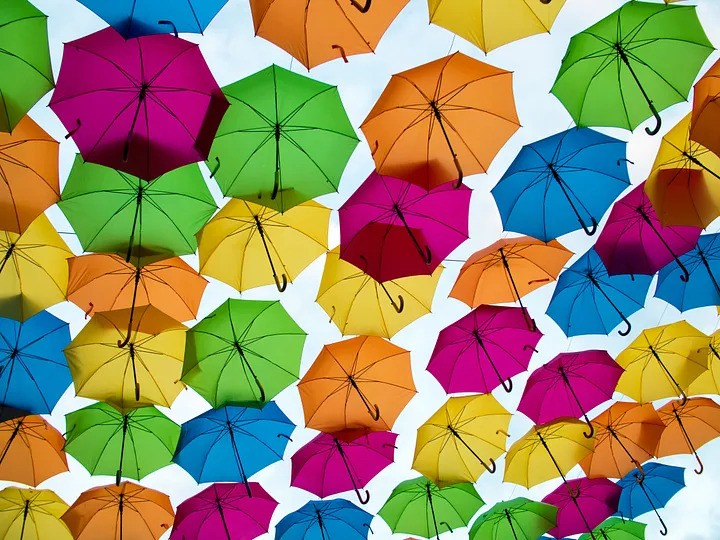
#> input picture DATA/colors.jpg, 720 x 540 px
$ jupyter execute 2-image_processing.ipynb
#> lines starting #> are read from the running program, lines starting #| are printed output that depends on the picture; after the words box and inside, x2 and y2 are one past the last pixel; in counts of white or black regions, pixels touching at a corner belong together; long printed decimals are rounded
### Translation

[cell 1]
import cv2 as cv
import numpy as np

[cell 2]
image = cv.imread("../DATA/colors.jpg")
#> image is the input picture: shape (540, 720, 3); mean B, G, R 102.9, 138.4, 152.2
cv.imshow("Original", image)
cv.waitKey(0)

[cell 3]
M = np.float32([
  [1, 0, 25],
  [0, 1, 50]
])

shifted = cv.warpAffine(image, M, (image.shape[1], image.shape[0]))
cv.imshow("Shifted down and right", shifted)
cv.waitKey(0)

[cell 4]
M = np.float32([
  [1, 0, -25],
  [0, 1, -50]
])

shifted = cv.warpAffine(image, M, (image.shape[1], image.shape[0]))
cv.imshow("Shifted up and left", shifted)
cv.waitKey(0)

[cell 5]
def translate_image(image, x, y):
#> called with x = -50, y = 90
  M = np.float32([[1, 0, x], [0, 1, y]])
  shifted = cv.warpAffine(image, M, (image.shape[1], image.shape[0]))
  return shifted

[cell 6]
shifted = translate_image(image, -50, 90)
cv.imshow("Shifted", shifted)
cv.waitKey(0)

[cell 7]
cv.destroyAllWindows()

### Rotation

[cell 8]
image.shape
#> Out = (540, 720, 3)

[cell 9]
(h, w) = image.shape[:2]
#> h = 540; w = 720
center = w//2 , h//2
#> center = (360, 270)
M = cv.getRotationMatrix2D(center, 45, .5)
rotated = cv.warpAffine(image, M, (w, h))
cv.imshow("Rotated by 45 degress", rotated)
cv.waitKey(0)

[cell 10]
# function rotation
def rotate_image(image, angle, scale):
#> called with angle = 45, scale = 0.5
  (h, w) = image.shape[:2]
#> h = 540; w = 720
  center = w//2 , h//2
#> center = (360, 270)
  M = cv.getRotationMatrix2D(center, angle, scale)
  rotated = cv.warpAffine(image, M, (w, h))
  return rotated

[cell 11]
rotated = rotate_image(image, 45, .5)
cv.imshow("Rotated by 45 degress", rotated)
cv.waitKey(0)

### Resizing

[cell 12]
h = image.shape[0]
w = image.shape[1]
r = 50.0 / h
#> r = 0.0926
print(r)
#| 0.09259
dim = (int(w*r), 50) # (h,w)
#> dim = (66, 50)
resized = cv.resize(image, dim, interpolation=cv.INTER_AREA)
cv.imshow("Resized (Height)", resized)
cv.waitKey(0)

[cell 13]
import imutils

[cell 14]
resized = imutils.resize(image, width = 100)
#> resized: shape (75, 100, 3)
cv.imshow("Resized with Imtuils", resized)
cv.waitKey(0)

### Flipping

[cell 15]
flipped = cv.flip(image, 1)
cv.imshow("Flip horizontaly", flipped)
cv.waitKey(0)

[cell 16]
flipped = cv.flip(image, 0)
cv.imshow("Flip vertically", flipped)
cv.waitKey(0)

[cell 17]
flipped = cv.flip(image, -1)
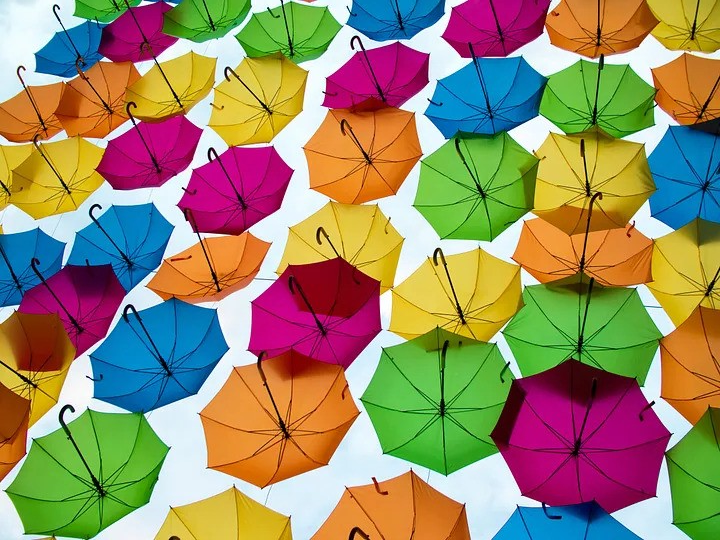
#> flipped: shape (540, 720, 3); mean B, G, R 102.9, 138.4, 152.2
cv.imshow("Flip horizontaly and vertically", flipped)
cv.waitKey(0)

### Cropping

[cell 18]
cropped = image[30:120, 240:335]
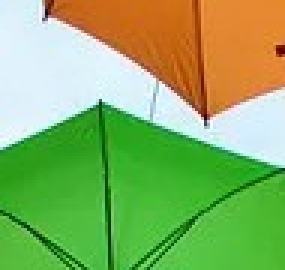
#> cropped: shape (90, 95, 3) (shown 3 times larger); mean B, G, R 98.6, 177.3, 136.8
cv.imshow("Cropped", cropped)
cv.waitKey(0)

### Arithmetics

[cell 19]
M = np.ones(image.shape, dtype="uint8") * 50
substracted = cv.subtract(image, M)
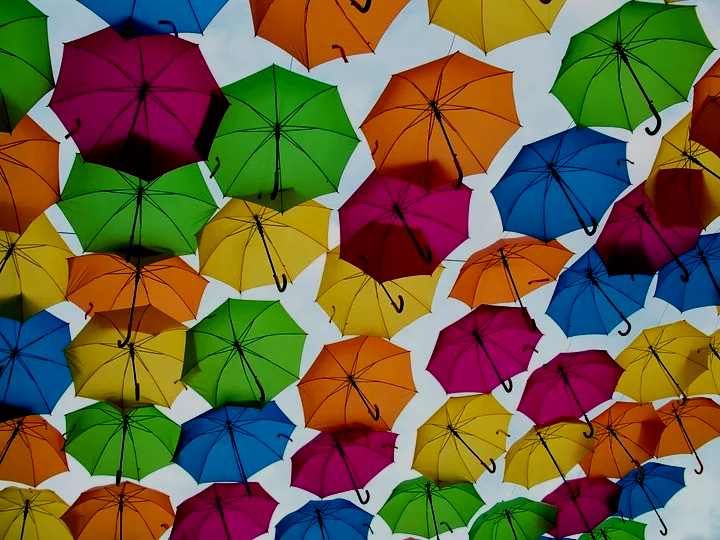
#> substracted: shape (540, 720, 3); mean B, G, R 61.9, 96.3, 107.8
cv.imshow("Subtracted", substracted)
cv.waitKey(0)

[cell 20]
rectangle = np.zeros((300, 300), dtype="uint8")
cv.rectangle(rectangle, (25, 25), (275, 275), 255, -1)
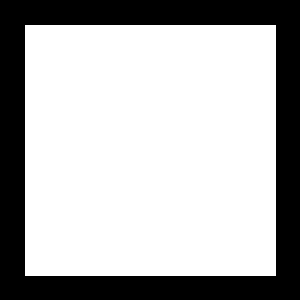
#> rectangle: shape (300, 300); 70% white; 1 black region, box (x1, y1, x2, y2) and area: (0, 0, 300, 300) 26999
cv.imshow("Rectangle", rectangle)

circle = np.zeros((300, 300), dtype="uint8")
cv.circle(circle, (150, 150), 150 , 255, -1)
#> circle: shape (300, 300); 78.5% white; 4 black regions, box (x1, y1, x2, y2) and area: (0, 0, 150, 150) 4980, (151, 0, 300, 133) 4830, (0, 151, 133, 300) 4830, (168, 168, 300, 300) 4681
cv.imshow("Circle", circle)

cv.waitKey(0)

### Bitwise Operations

[cell 21]
bitwiseAnd = cv.bitwise_and(rectangle, circle)
cv.imshow("And", bitwiseAnd)
cv.waitKey(0)

[cell 22]
"""

rectangle = [1, 1, 0]
circle = [0, 1, 1]
and = [0, 1, 0]

"""

[cell 23]
bitwiseOr = cv.bitwise_or(rectangle, circle)
cv.imshow("Or", bitwiseOr)
cv.waitKey(0)

[cell 24]
bitwiseXOr = cv.bitwise_xor(rectangle, circle)
cv.imshow("XOr", bitwiseXOr)
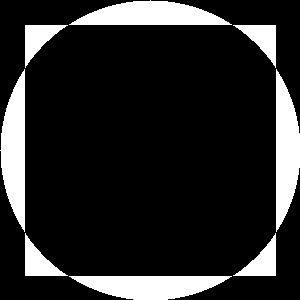
#> window 'XOr': shape (300, 300); 15.7% white; 8 white regions, largest, box (x1, y1, x2, y2) and area: (69, 0, 232, 25) 2729, (0, 69, 25, 232) 2729, (276, 69, 300, 232) 2728
cv.waitKey(0)

[cell 25]
bitwiseNot = cv.bitwise_not(rectangle, circle)
cv.imshow("Not", bitwiseNot)
cv.waitKey(0)

### Masking

[cell 26]
mask = np.zeros(image.shape[:2], dtype="uint8")
(cX, cY) = image.shape[1] // 2, image.shape[0] // 2
#> cX = 360
cv.rectangle(mask, (cX - 75, cY - 75), (cX + 75, cY + 75), 255, -1)
#> mask: shape (540, 720); 5.9% white; 1 white region, box (x1, y1, x2, y2) and area: (285, 195, 436, 346) 22801
cv.imshow("Mask", mask)
cv.waitKey(0)

[cell 27]
masked_image = cv.bitwise_and(image, image, mask=mask)
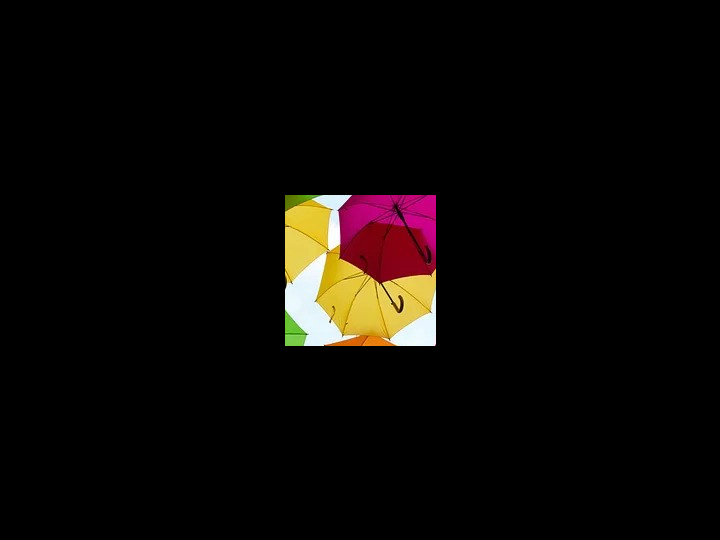
#> masked_image: shape (540, 720, 3); mean B, G, R 5.7, 8.1, 11.4
cv.imshow("Masked image", masked_image)
cv.waitKey(0)

### Color Spaces

[cell 28]
gray = cv.cvtColor(image, cv.COLOR_BGR2GRAY)
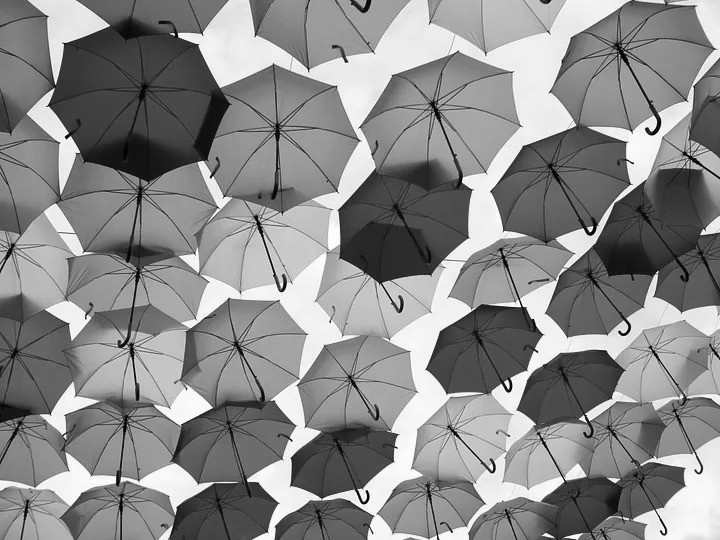
#> gray: shape (540, 720); min 0, max 255, mean 138.5
cv.imshow("Gray", gray)

hsv = cv.cvtColor(image, cv.COLOR_BGR2HSV)
#> hsv: shape (540, 720, 3); mean H, S, V 71.6, 179.2, 191.1
cv.imshow("HSV", hsv)

lab = cv.cvtColor(image, cv.COLOR_BGR2LAB)
#> lab: shape (540, 720, 3); mean of channels 0, 1, 2 156.2, 132.7, 151.2
cv.imshow("L*a*b*", lab)

cv.waitKey(0)

### Histograms

[cell 29]
import matplotlib.pyplot as plt
image = cv.imread("../DATA/grayscale_image.jpg")
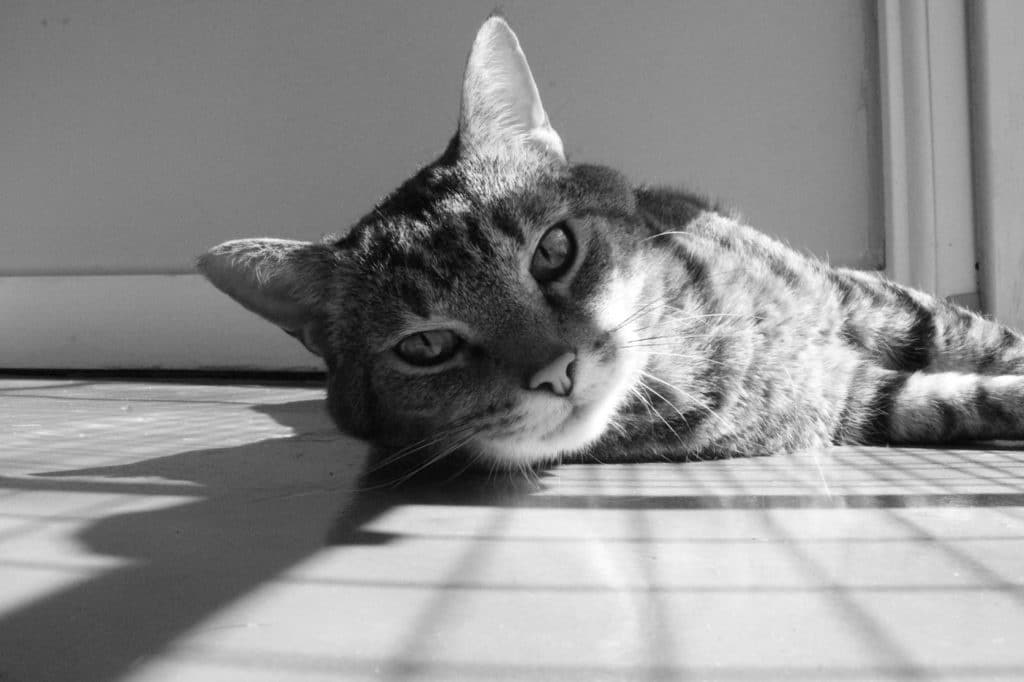
#> input picture DATA/grayscale_image.jpg, 1024 x 682 px
#> image is the input picture: shape (682, 1024, 3); min 0, max 255, mean 141.3
image = cv.cvtColor(image, cv.COLOR_BGR2GRAY)
#> image: shape (682, 1024)
cv.imshow("Gray image", image)
cv.waitKey(0)

[cell 30]
cv.destroyAllWindows()

[cell 31]
hist = cv.calcHist([image], [0], None, [256], [0, 256])
#> hist = 256 values, max 17707 at index 124, min 3 at index 1, mean 2728
plt.figure()
plt.title("Grayscale histogram")
plt.xlabel("Bins")
plt.ylabel("# of pixels")
plt.plot(hist)
plt.xlim([0, 256])
plt.show()
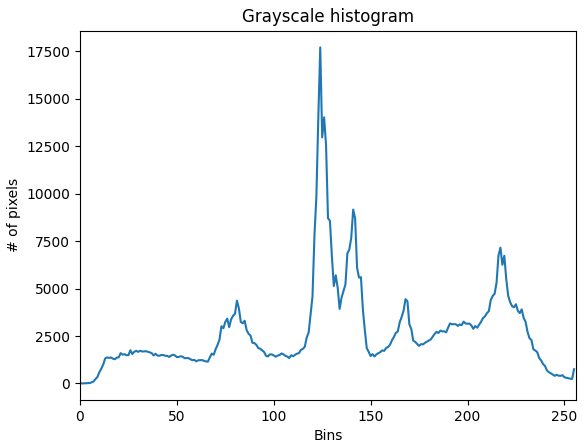
#> figure drawn by matplotlib, 1 panel; curve peaks at x = 124, y = 17707

[cell 32]
image = cv.imread("../DATA/colors.jpg")
chans = cv.split(image)
colors = ("b", "g", "r")
plt.figure()
plt.title("Flattend color histogram")
plt.xlabel("Bins")
plt.ylabel("# of pixels")

for (chan, color) in zip(chans, colors):
  hist = cv.calcHist([chan], [0], None, [256], [0, 256])
  plt.plot(hist, color=color)
  plt.xlim([0, 256])
#> this loop made 3 passes
#> color on passes 1 to 3: 'b', 'g', 'r'
#> figure, not shown here; curve peaks at x = 0, y = 18455; curve peaks at x = 0, y = 19224; curve peaks at x = 0, y = 14404

### Smoothing and bluring

[cell 33]
image = cv.imread("../DATA/colors.jpg")
blurred = np.hstack(
  [
    cv.blur(image, (3, 3)),
    cv.blur(image, (5, 5)),
    cv.blur(image, (7, 7))
  ]
)
cv.imshow("Blurred", blurred)
cv.waitKey(0)

[cell 34]
image = cv.imread("../DATA/colors.jpg")
blurred = np.hstack(
  [
    cv.GaussianBlur(image, (3, 3), sigmaX=0),
    cv.GaussianBlur(image, (5, 5), sigmaX=0),
    cv.GaussianBlur(image, (7, 7), sigmaX=0)
  ]
)
cv.imshow("GaussianBlur", blurred)
cv.waitKey(0)

[cell 35]
image = cv.imread("../DATA/colors.jpg")
blurred = np.hstack(
  [
    cv.medianBlur(image, 3),
    cv.medianBlur(image, 5),
    cv.medianBlur(image, 7)
  ]
)
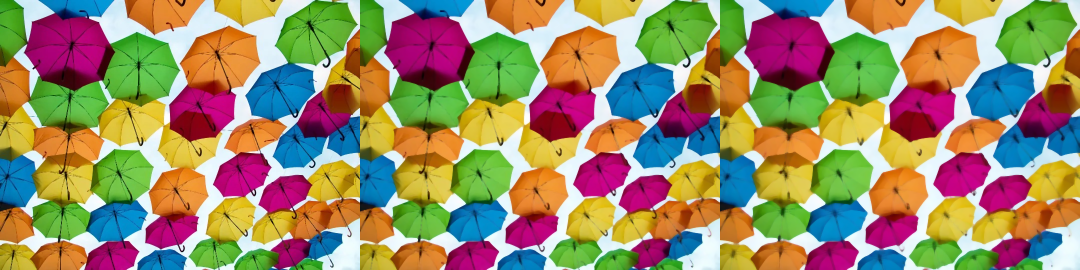
#> blurred: shape (540, 2160, 3) (shown at 1/2 size); mean B, G, R 103.6, 140, 153.8
cv.imshow("MedianBlur", blurred)
cv.waitKey(0)
